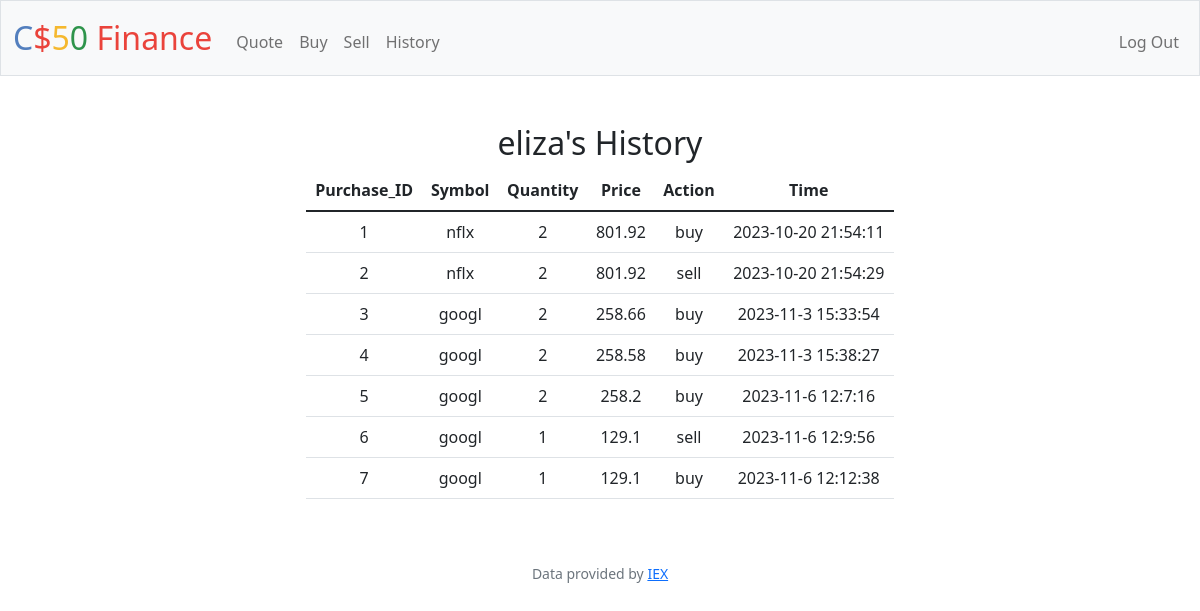
Page /history (signed in) on the earlier database version.
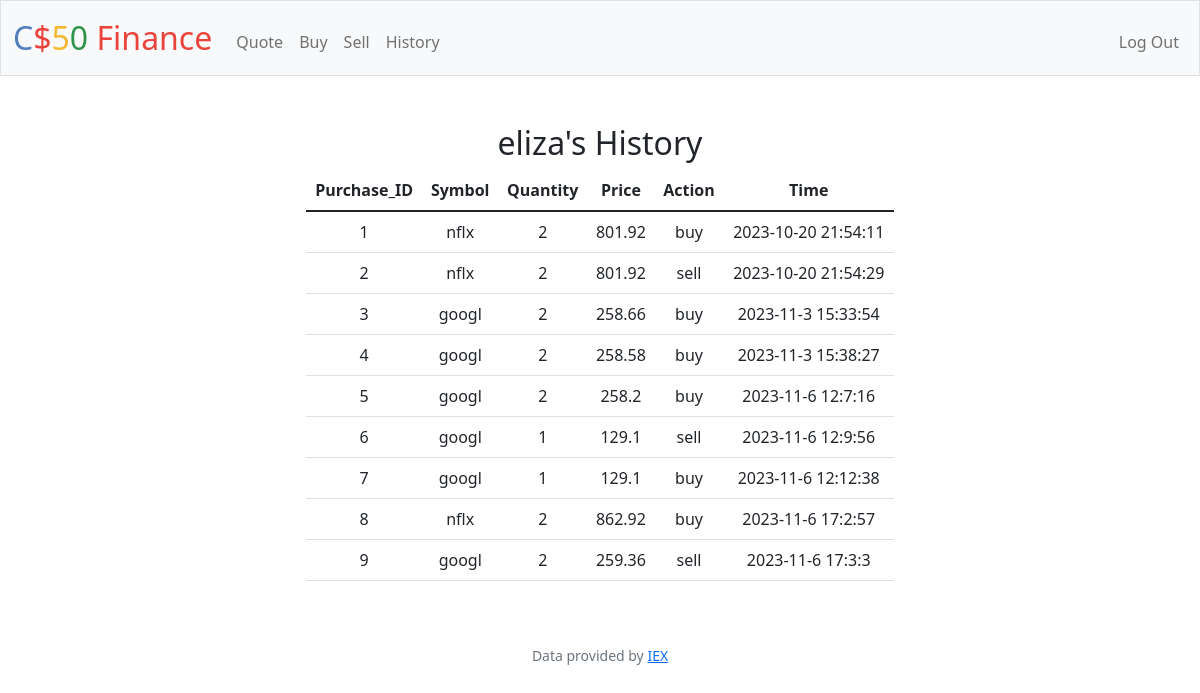
Same page on the later database version.
### tables this page shows
CREATE TABLE users (
    id INTEGER PRIMARY KEY AUTOINCREMENT NOT NULL,
    username TEXT NOT NULL,
    hash TEXT NOT NULL,
    cash NUMERIC NOT NULL DEFAULT 10000.00);

CREATE TABLE purchase_history (
    purchase_id INTEGER PRIMARY KEY AUTOINCREMENT NOT NULL,
    user_id INTEGER NOT NULL,
    symbol TEXT NOT NULL,
    quantity INTEGER NOT NULL,
    price INTEGER NOT NULL,
    action TEXT CHECK (action IN ('buy', 'sell')),
    time NUMERIC,
    FOREIGN KEY (user_id) REFERENCES users(id)
);

### app.py (the view)
@app.route("/history")
@login_required
def history():
    username = db.execute(
        "SELECT username FROM users WHERE id = ?;", session["user_id"]
    )
    username = username[0]["username"]
    history = db.execute(
        "SELECT purchase_id, symbol, quantity, price, action, time FROM purchase_history WHERE user_id = ?;",
        session["user_id"],
    )
    return render_template("history.html", history=history, username=username)

### app.py (called while the page is built)
@app.after_request
def after_request(response):
    response.headers["Cache-Control"] = "no-cache, no-store, must-revalidate"
    response.headers["Expires"] = 0
    response.headers["Pragma"] = "no-cache"
    return response

### helpers.py (called while the page is built)
def login_required(f):
    @wraps(f)
    def decorated_function(*args, **kwargs):
        if session.get("user_id") is None:
            return redirect("/login")
        return f(*args, **kwargs)
    return decorated_function

### templates/history.html (shortened to what this page needs)
{% extends "layout.html" %}
{% block main %}
    <h2> {{ username }}'s History</h2>
    <div class="col-6 offset-3">
        <table class="table">
            <thead class="thead-dark">
                <tr>
                    <th scope="row">Purchase_ID</th>
                    <th scope="row">Symbol</th>
                    <th scope="row">Quantity</th>
                    <th scope="row">Price</th>
                    <th scope="row">Action</th>
                    <th scope="row">Time</th>
                </tr>
            </thead>
            <tbody>
                {% for entry in history %}
                    <tr>
                        <td>{{ entry["purchase_id"] }}</td>
                        <td>{{ entry["symbol"] }}</td>
                        <td>{{ entry["quantity"] }}</td>
                        <td>{{ entry["price"] }}</td>
                        <td>{{ entry["action"] }}</td>
                        <td>{{ entry["time"] }}</td>
                    </tr>
                {% endfor %}
            </tbody>
        </table>
    </div>
{% endblock %}

### templates/layout.html (shortened to what this page needs)
<!DOCTYPE html>
<html lang="en">
    <head>
        <link href="https://cdn.jsdelivr.net/npm/bootstrap@5.1.3/dist/css/bootstrap.min.css" rel="stylesheet">
        <link href="/static/styles.css" rel="stylesheet">
    </head>
    <body>
        <nav class="bg-light border navbar navbar-expand-md navbar-light">
            <div class="container-fluid">
                <a class="navbar-brand" href="/"><span class="blue">C</span><span class="red">$</span><span class="yellow">5</span><span class="green">0</span> <span class="red">Finance</span></a>
                <div class="collapse navbar-collapse" id="navbar">
                    {% if session["user_id"] %}
                        <ul class="navbar-nav me-auto mt-2">
                            <li class="nav-item"><a class="nav-link" href="/quote">Quote</a></li>
                            <li class="nav-item"><a class="nav-link" href="/buy">Buy</a></li>
                            <li class="nav-item"><a class="nav-link" href="/sell">Sell</a></li>
                            <li class="nav-item"><a class="nav-link" href="/history">History</a></li>
                        </ul>
                        <ul class="navbar-nav ms-auto mt-2">
                            <li class="nav-item"><a class="nav-link" href="/logout">Log Out</a></li>
                        </ul>
                    {% else %}
                        <ul class="navbar-nav ms-auto mt-2">
                            <li class="nav-item"><a class="nav-link" href="/register">Register</a></li>
                            <li class="nav-item"><a class="nav-link" href="/login">Log In</a></li>
                        </ul>
                    {% endif %}
                </div>
            </div>
        </nav>
        <main class="container-fluid py-5 text-center">
            {% block main %}{% endblock %}
        </main>
        <footer class="mb-5 small text-center text-muted">
            Data provided by <a href="https://iexcloud.io/">IEX</a>
        </footer>
    </body>
</html>

### static/styles.css (style rules this page uses)
nav .navbar-brand { font-size: xx-large; }
nav .navbar-brand .blue { color: #537fbe; }
nav .navbar-brand .red { color: #ea433b; }
nav .navbar-brand .yellow { color: #f5b82e; }
nav .navbar-brand .green { color: #2e944b; }

Differences in the rows shown:
added purchase_history: purchase_id "8", symbol "nflx", quantity "2", price "862.92", action "buy", time "2023-11-6 17:2:57"
added purchase_history: purchase_id "9", symbol "googl", quantity "2", price "259.36", action "sell", time "2023-11-6 17:3:3"
